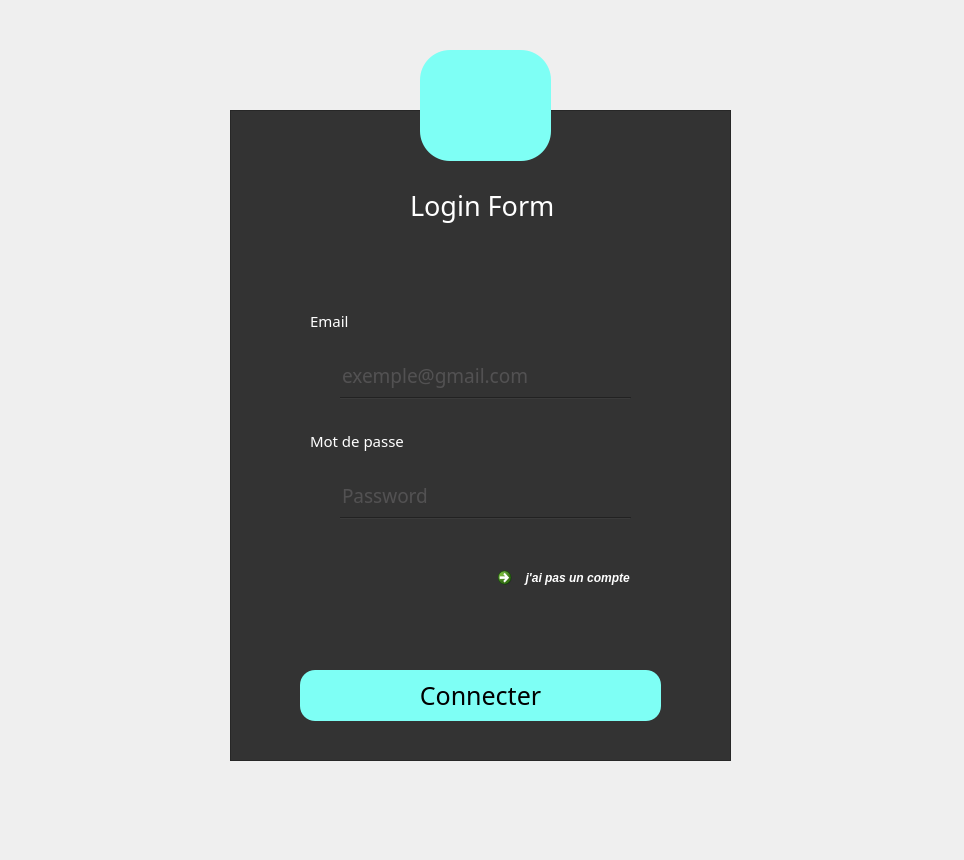
<?xml version="1.0" encoding="UTF-8"?>
<ui version="4.0">
 <class>MainWindow</class>
 <widget class="QMainWindow" name="MainWindow">
  <property name="geometry">
   <rect>
    <x>0</x>
    <y>0</y>
    <width>964</width>
    <height>860</height>
   </rect>
  </property>
  <property name="minimumSize">
   <size>
    <width>964</width>
    <height>860</height>
   </size>
  </property>
  <property name="maximumSize">
   <size>
    <width>964</width>
    <height>860</height>
   </size>
  </property>
  <property name="font">
   <font>
    <weight>50</weight>
    <italic>false</italic>
    <bold>false</bold>
   </font>
  </property>
  <property name="windowTitle">
   <string>ChatRoom</string>
  </property>
  <property name="windowIcon">
   <iconset resource="img.qrc">
    <normaloff>:/img/img.png</normaloff>:/img/img.png</iconset>
  </property>
  <property name="styleSheet">
   <string notr="true">QFrame
{
	background:#333;
	
	
}
#MainWindow{
background: url(:/img/image.jpg);
}

QPushButton 
{
background:#7efff5;
color:black;
border-radius:15px;
}
QToolButton
{
background:#7efff5;
border-radius:30px;
}
QLabel
{
color:white;
}
QPushButton:hover
{
background:#f19066;
color:black;
border-radius:15px;
}
QLineEdit
{
background:transparent;
border:none;
color:#717072;
border-bottom:1px sold #717072;
}</string>
  </property>
  <widget class="QWidget" name="centralwidget">
   <widget class="QFrame" name="frame">
    <property name="geometry">
     <rect>
      <x>230</x>
      <y>110</y>
      <width>501</width>
      <height>651</height>
     </rect>
    </property>
    <property name="frameShape">
     <enum>QFrame::StyledPanel</enum>
    </property>
    <property name="frameShadow">
     <enum>QFrame::Raised</enum>
    </property>
    <widget class="QLabel" name="label">
     <property name="geometry">
      <rect>
       <x>180</x>
       <y>70</y>
       <width>151</width>
       <height>51</height>
      </rect>
     </property>
     <property name="font">
      <font>
       <family>century gothic</family>
       <pointsize>20</pointsize>
       <weight>50</weight>
       <bold>false</bold>
      </font>
     </property>
     <property name="text">
      <string>Login Form</string>
     </property>
    </widget>
    <widget class="QPushButton" name="pushButton">
     <property name="geometry">
      <rect>
       <x>70</x>
       <y>560</y>
       <width>361</width>
       <height>51</height>
      </rect>
     </property>
     <property name="font">
      <font>
       <family>Century Gothic</family>
       <pointsize>19</pointsize>
       <weight>50</weight>
       <italic>false</italic>
       <bold>false</bold>
       <underline>false</underline>
       <strikeout>false</strikeout>
      </font>
     </property>
     <property name="cursor">
      <cursorShape>PointingHandCursor</cursorShape>
     </property>
     <property name="text">
      <string>Connecter</string>
     </property>
    </widget>
    <widget class="QLineEdit" name="lineEdit">
     <property name="geometry">
      <rect>
       <x>110</x>
       <y>240</y>
       <width>271</width>
       <height>51</height>
      </rect>
     </property>
     <property name="font">
      <font>
       <family>Century Gothic</family>
       <pointsize>14</pointsize>
      </font>
     </property>
     <property name="placeholderText">
      <string>exemple@gmail.com</string>
     </property>
    </widget>
    <widget class="QLineEdit" name="lineEdit_2">
     <property name="geometry">
      <rect>
       <x>110</x>
       <y>360</y>
       <width>271</width>
       <height>51</height>
      </rect>
     </property>
     <property name="font">
      <font>
       <family>Century Gothic</family>
       <pointsize>14</pointsize>
      </font>
     </property>
     <property name="text">
      <string/>
     </property>
     <property name="echoMode">
      <enum>QLineEdit::Password</enum>
     </property>
     <property name="placeholderText">
      <string>Password</string>
     </property>
    </widget>
    <widget class="QLabel" name="label_2">
     <property name="geometry">
      <rect>
       <x>80</x>
       <y>190</y>
       <width>71</width>
       <height>41</height>
      </rect>
     </property>
     <property name="font">
      <font>
       <family>Century Gothic</family>
       <pointsize>11</pointsize>
      </font>
     </property>
     <property name="text">
      <string>Email</string>
     </property>
    </widget>
    <widget class="QLabel" name="label_3">
     <property name="geometry">
      <rect>
       <x>80</x>
       <y>310</y>
       <width>111</width>
       <height>41</height>
      </rect>
     </property>
     <property name="font">
      <font>
       <family>Century Gothic</family>
       <pointsize>11</pointsize>
      </font>
     </property>
     <property name="text">
      <string>Mot de passe</string>
     </property>
    </widget>
    <widget class="Line" name="line_2">
     <property name="geometry">
      <rect>
       <x>110</x>
       <y>400</y>
       <width>291</width>
       <height>16</height>
      </rect>
     </property>
     <property name="orientation">
      <enum>Qt::Horizontal</enum>
     </property>
    </widget>
    <widget class="Line" name="line_3">
     <property name="geometry">
      <rect>
       <x>110</x>
       <y>280</y>
       <width>291</width>
       <height>16</height>
      </rect>
     </property>
     <property name="orientation">
      <enum>Qt::Horizontal</enum>
     </property>
    </widget>
    <widget class="QCommandLinkButton" name="commandLinkButton">
     <property name="geometry">
      <rect>
       <x>260</x>
       <y>450</y>
       <width>171</width>
       <height>41</height>
      </rect>
     </property>
     <property name="font">
      <font>
       <family>Segoe UI</family>
       <italic>true</italic>
      </font>
     </property>
     <property name="cursor">
      <cursorShape>PointingHandCursor</cursorShape>
     </property>
     <property name="styleSheet">
      <string notr="true">background:#333;
color: rgb(255, 255, 255);</string>
     </property>
     <property name="text">
      <string>  j'ai pas un compte</string>
     </property>
     <property name="icon">
      <iconset resource="img.qrc">
       <normaloff>:/img/icon.png</normaloff>:/img/icon.png</iconset>
     </property>
    </widget>
    <widget class="QLabel" name="label_4">
     <property name="geometry">
      <rect>
       <x>130</x>
       <y>150</y>
       <width>251</width>
       <height>41</height>
      </rect>
     </property>
     <property name="font">
      <font>
       <family>Century Gothic</family>
       <pointsize>11</pointsize>
      </font>
     </property>
     <property name="styleSheet">
      <string notr="true">color: rgb(255, 0, 0);</string>
     </property>
     <property name="text">
      <string/>
     </property>
    </widget>
   </widget>
   <widget class="QToolButton" name="toolButton">
    <property name="geometry">
     <rect>
      <x>420</x>
      <y>50</y>
      <width>131</width>
      <height>111</height>
     </rect>
    </property>
    <property name="text">
     <string/>
    </property>
    <property name="icon">
     <iconset resource="img.qrc">
      <normaloff>:/img/login.png</normaloff>:/img/login.png</iconset>
    </property>
    <property name="iconSize">
     <size>
      <width>90</width>
      <height>90</height>
     </size>
    </property>
   </widget>
  </widget>
 </widget>
 <resources>
  <include location="img.qrc"/>
 </resources>
 <connections/>
</ui>
